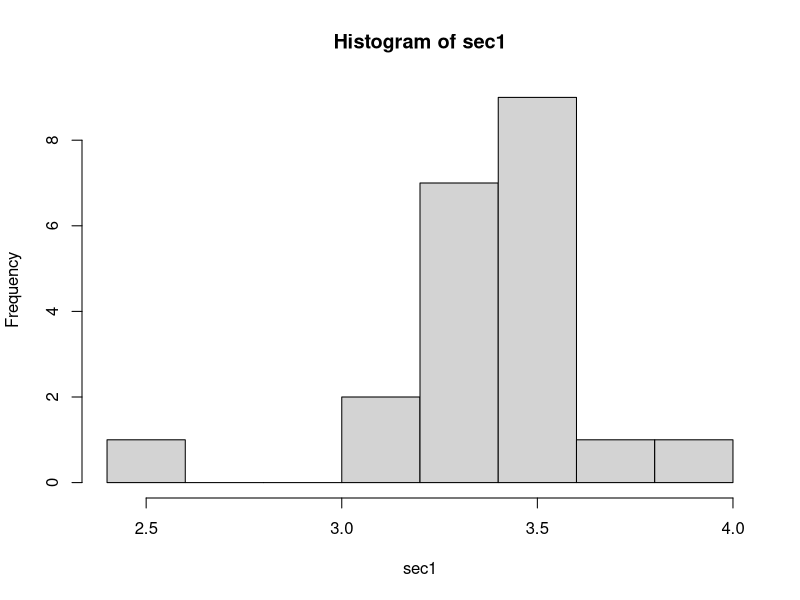
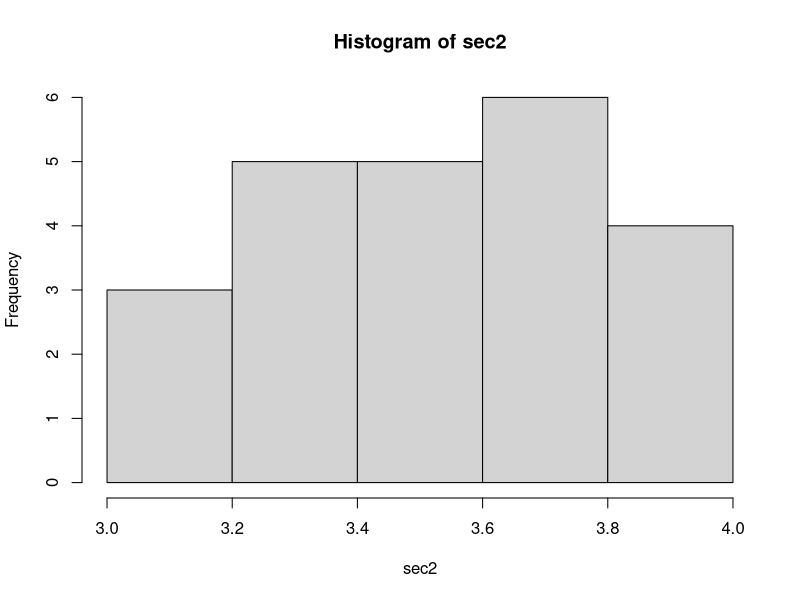
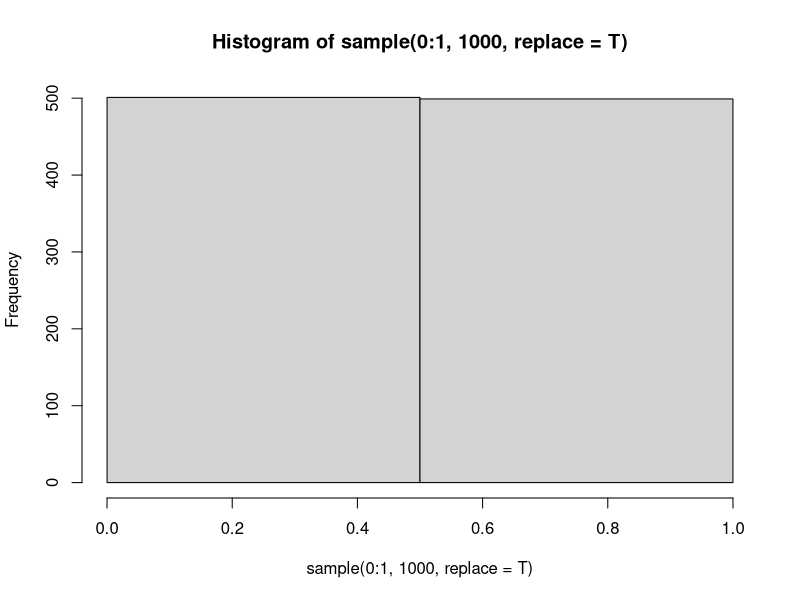
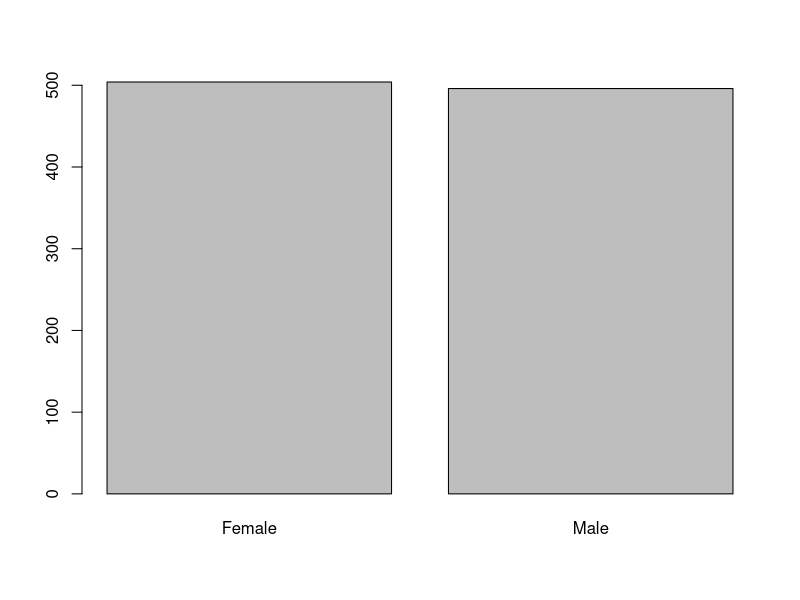
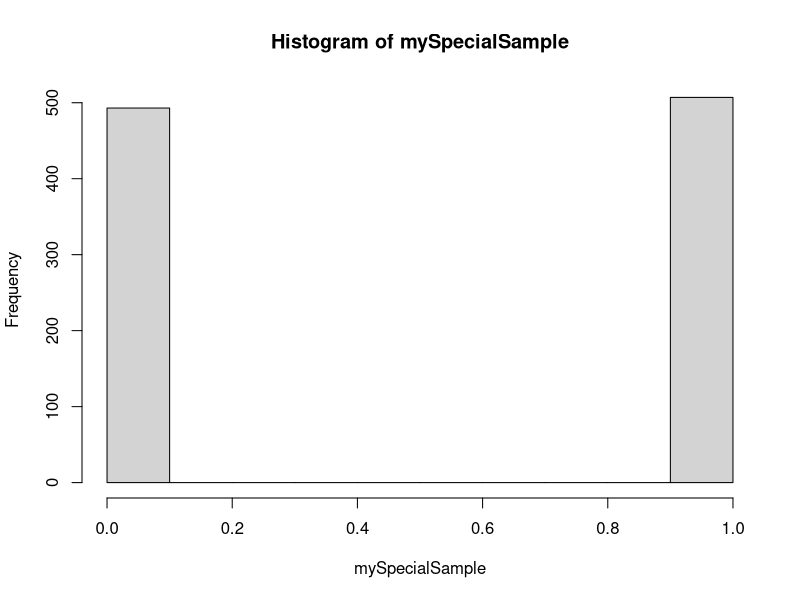

R code for these plots, in order:
## ---- chunk 1

#---------- RSTUDIO STARTER V 2.0  --------------#
#                    -Prepared with care by  AM ;D
                
                                                                          
knitr::opts_chunk$set(echo = TRUE, 
                      message = FALSE, 
                      warning = FALSE)      
library(tidyverse)                
library(ggthemes)                    

theme_set(theme_tufte() +                                     
  theme(text=element_text(family="sans")))  

#------------------------------------------------#
## ---- chunk 2
10*1/20
## ---- chunk 3
1/20*7
## ---- chunk 4
1-.1093
## ---- chunk 5
1/20*10
## ---- chunk 6
7*1/20
## ---- chunk 7
1-0.1093
## ---- chunk 8
.4247 - .0409
## ---- chunk 9
3*1/10
## ---- chunk 10
.9987-.4247
## ---- chunk 11
3*1/10
## ---- chunk 12
1-.3409
## ---- chunk 13
.9991 - .4013
## ---- chunk 14

(72-69)/2.7

## ---- chunk 15
(68-64)/2.4
## ---- chunk 16
(66-64)/2.4
## ---- chunk 17
.9525-.7967
## ---- chunk 18
1.645*2.4+64
## ---- chunk 19
1.04*2.7+69
## ---- chunk 20
(72-69)/2.7
## ---- chunk 21
(68-64)/2.4
## ---- chunk 22
(66-64)/2.4
## ---- chunk 23
.9525-.7967
## ---- chunk 24
1.645*15+100
## ---- chunk 25
1.04*2.7+69
## ---- chunk 26
sec1 <- c(3.58,
3.36,
3.56,
3.32,
3.52,
3.54,
2.58,
3.38,
3.44,
3.22,
3.24,
3.2,
3.16,
3.44,
3.24,
4,
3.56,
3.26,
3.44,
3.44,
3.78)

hist(sec1)

sec2 <- c(3.338983051,
3.033898305,
3.101694915,
3.610169492,
3.474576271,
3.779661017,
3.440677966,
3.152542373,
3.372881356,
3.93220339,
3.559322034,
3.457627119,
3.372881356,
3.372881356,
3.915254237,
3.694915254,
3.627118644,
3.796610169,
3.86440678,
3.694915254,
3.86440678,
3.440677966,
3.203389831)

hist(sec2)
summary(sec2)
## ---- chunk 27
set.seed(1)
sum(sample(0:1, 10, replace=T))


hist( 
  sample(0:1, 1000, replace = T),
  breaks=2)

barplot(
  table(sample(0:1, 1000, replace = T)),
  names=c("Female", "Male") )


mySpecialSample <- sample(0:1, 1000, replace = T)

mySpecialSample

hist(mySpecialSample)

mySampleResults <-
  replicate(5000,
            mean(sample(1:6, 1000, replace = T)))
summary(mySampleResults)
